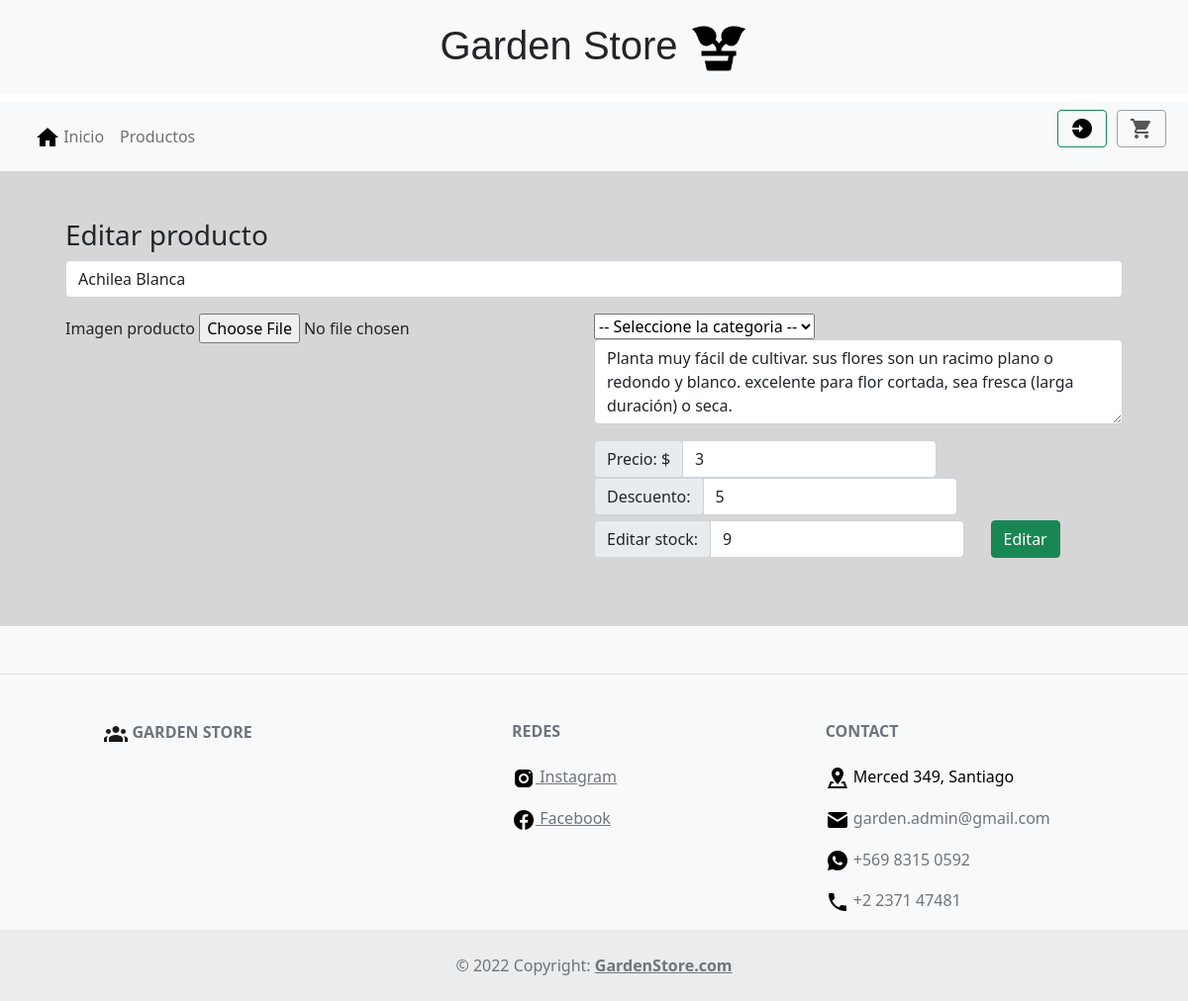
/producto/9/editar, run on the app's committed database.
### core/models.py (models this page shows, shortened)
class Producto(models.Model):
    idProducto = models.AutoField(primary_key = True, verbose_name='Id del producto')
    nombreProducto = models.CharField(max_length=30)
    imagen = models.FileField(upload_to='productos/')
    precio = models.DecimalField(null=False, max_digits=10, decimal_places=2)
    descuento = models.IntegerField(null=True)
    stock = models.IntegerField(null=True)
    descripcion = models.CharField(max_length=500, null=True)
    categoria = models.ForeignKey(Categoria,on_delete=models.CASCADE, related_name="productos")

### core/views.py (the view)
# urls.py: path('producto/<int:producto_id>/editar', views.producto_edit, name="producto_edit" ),
def producto_edit(request, producto_id):
    categorias = Categoria.objects.all()
    producto = get_object_or_404(Producto, idProducto=producto_id)
    if request.method == "POST":
        categoria_del_producto = Categoria.objects.get(idCategoria=request.POST["categoria"])
        form = ProductoForm(request.POST, request.FILES, instance=Producto(imagen=request.FILES['imagen'], categoria=categoria_del_producto))
        if form.is_valid():
            producto.nombreProducto = request.POST['nombreProducto']
            producto.categoria = categoria_del_producto
            producto.descripcion = request.POST['descripcion']
            producto.imagen = request.FILES['imagen']
            producto.precio = request.POST['precio']
            producto.descuento = request.POST['descuento']
            producto.stock = request.POST['stock']
            producto.save()
            return redirect("CORE:producto_productos")
        else:
            return render(request, 'core/producto/edit.html', {
                'categorias' : categorias,
                'error_message' : 'Ingreso un campo incorrecto, vuelva a intentar'
            })
    else:
        return render(request, 'core/producto/edit.html',{
            'categorias' : categorias,
            'producto' : producto
        })

### core/templates/core/producto/edit.html (shortened to what this page needs)
{% extends 'core/home.html' %}
{% block content %}
<section class="row my-5 container mx-auto">
    <div class="col-12">
        <h3>Editar producto</h3>
    </div>
    <form action="" method="post" enctype="multipart/form-data" class="w-100 col-12">
        <div class="col-12 p-0 form-group">
            <input class="form-control" type="text" name="nombreProducto" placeholder="Ingrese el nombre del producto..." value="{{producto.nombreProducto.title}}" required>
        </div>
        <div class="row container mx-auto p-0 pt-3">
            <div class="col-md-6 p-0 m-0">
                <div class="form-group">
                    <label for="imagen">Imagen producto</label>
                    <input type="file" class="form-control-file" name="imagen" id="imagen"
                     placeholder="Ingrese la imagen..." required>
                </div>
            </div>
            <div class="col-md-6 p-0 m-0 row">
                <div class="col-12 p-0 form-group">
                    <select class="custom-select" name="categoria" required>
                        <option value="" selected>-- Seleccione la categoria --</option>
                    </select>
                </div>
                <div class="col-12 p-0 form-group mb-3">
                    <textarea class="form-control" name="descripcion" rows="3" required>{{producto.descripcion.capitalize}}</textarea>
                </div>
                <div class="col-12 ">
                    <div class="row justify-content-between align-items-center">
                        <div class="col-auto m-0 p-0">
                            <div class="input-group">
                                <div class="input-group-prepend">
                                    <div class="input-group-text">Precio: $</div>
                                </div>
                                <input type="float" class="form-control" name="precio" placeholder="XXXX.XX" value="{{ producto.precio|floatformat }}" required>
                            </div>
                        </div>
                        <div class="col-auto m-0 p-0">
                            <div class="input-group">
                                <div class="input-group-prepend">
                                    <div class="input-group-text">Descuento: </div>
                                </div>
                                <input type="integer" class="form-control" name="descuento" placeholder="%" value="{{ producto.descuento|floatformat }}" required>
                            </div>
                        </div>
                    </div>
                </div>
                <div class="col-12 ">
                    <div class="row justify-content-between align-items-center">
                        <div class="col-auto m-0 p-0">
                            <div class="input-group">
                                <div class="input-group-prepend">
                                    <div class="input-group-text">Editar stock: </div>
                                </div>
                                <input type="integer" class="form-control" name="stock" placeholder="unidades" value="{{ producto.stock }}" required>
                            </div>
                        </div>
                        <br><br>
                        <div class="form-group col-md-4 col-lg-3 m-0 p-0 mt-2 mt-lg-0">
                            <button type="submit" class="btn btn-success btn-block">Editar</button>
                        </div>
                    </div>
                </div>
            </div>
        </div>
    </form>
</section>
{% endblock %}

### data on the page
Producto: nombreProducto "Achilea Blanca", descripcion "Planta muy fácil de cultivar. sus flores son un racimo plano o redondo y blanco. excelente para flor cortada, sea fresca (larga duración) o seca.", precio "3", descuento "5", stock "9"
